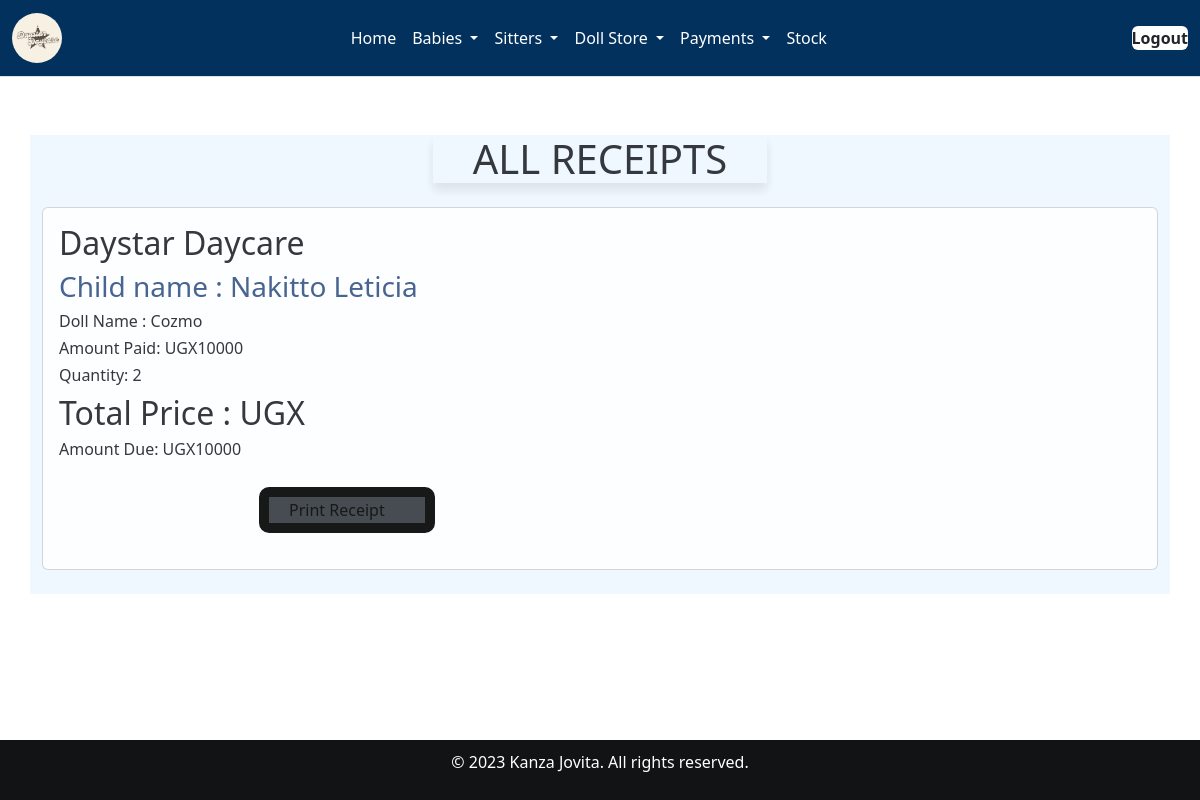
/receipt/ (signed in), run on an earlier commit of the app's database.
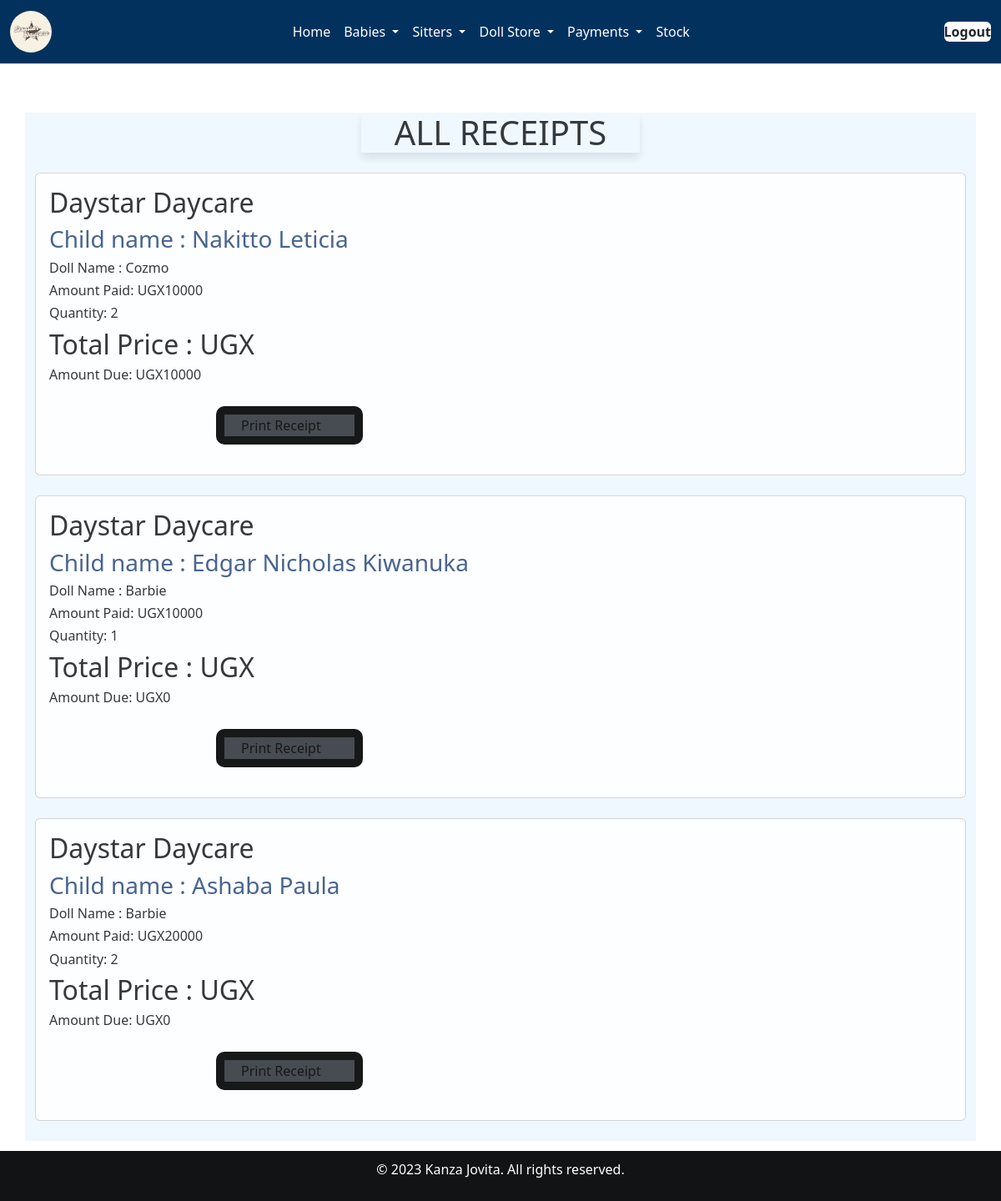
And on a later commit of the database.
### home/models.py (models this page shows, shortened)
class Salesrecord(models.Model):
    doll=models.ForeignKey(Doll, on_delete=models.CASCADE,null=False, blank=False)
    doll_no = models.CharField(max_length=10,default=0)
    payee = models.ForeignKey(Babyreg, on_delete=models.SET_NULL, null=True, blank=True)
    quantity_sold=models.IntegerField(default=0)
    amount_received=models.IntegerField(default=0)
    sale_date=models.DateField(default=timezone.now)
    unit_price=models.IntegerField(default=0)
    def get_total(self):
        total= self.quantity_sold * self.unit_price
        return int( total)
    def get_change(self):
        change= self.get_total() - self.amount_received
        return int(change)

class Babyreg(models.Model):
    Baby_name = models.CharField(max_length=30, null=False, blank=False)
    baby_number = models.CharField(max_length=30, null=False, blank=False)
    fathers_names = models.CharField(max_length=30, null=False, blank=False)
    mothers_names = models.CharField(max_length=30, null=False, blank=False)
    c_stay = models.ForeignKey(Categorystay, on_delete=models.SET_NULL, null=True, blank=True)
    Date = models.DateTimeField()
    Gender =  models.CharField(choices=[('Male', 'Male'),('Female', 'Female')], max_length=100)
    Age = models.CharField(max_length=20, blank=False, null=False)
    Location = models.CharField(max_length=30, null=False, blank=False)
    brought = models.CharField(max_length=200)
    created_at = models.DateTimeField(auto_now_add=True,null=True)
    def __str__(self):
        print(f"Baby name: {self.Baby_name}, Type: {type(self.Baby_name)}")
        if self.Baby_name is not None:
            return str(self.Baby_name)
        else:
            return "Unnamed Baby"

class Doll(models.Model):
    c_doll=models.ForeignKey(Category_doll, on_delete=models.CASCADE,null=True, blank=True)
    name_of_the_doll =models.CharField(max_length=200,null=True, blank=True)
    doll_number = models.CharField(max_length=200,null=True, blank=True)
    quantity=models.IntegerField(default=0)
    issued_quantity=models.IntegerField(default=0,blank=True,null=True)
    received_quantity=models.IntegerField(default=0,null=False,blank=False)
    Unit_price=models.IntegerField(default=0,null=False, blank=False)
    date=models.DateField(default=timezone.now)
    def __str__(self):
        return self.name_of_the_doll

### home/views.py (the view)
# urls.py: path('receipt/', views.receipt, name='receipt'),
@login_required
def receipt(request):
    sales = Salesrecord.objects.all().order_by('id')  # Retrieving all sales records ordered by their id
    return render(request, 'receipt.html', {'sales': sales})

### home/templates/receipt.html (shortened to what this page needs)
{% extends 'base.html' %}
{% block content %}
<br><br>
<div receipt-container>
<div class="container" style="background-color: aliceblue;">
    <h1 class="card-header text-center" class="v">ALL RECEIPTS</h1><br>
    {% for sale in sales %}
    <div class="card" style="opacity: 90%;" >
        <div class="card-body">
            <h2 class="v">Daystar Daycare</h2>
            <h3 class="card-title" style="color:#365486; ">Child name : {{sale.payee | title}}</h3>
            <h6 class="card-text">Doll Name : {{sale.doll}}</h6>
            <h6 class="card-text">Amount Paid: UGX{{ sale.amount_received }}</h6>
            <h6 class="card-text">Quantity: {{sale.quantity_sold }}</h6>
            <h2>Total Price : UGX{{ sales.get_total }}</h2>
            <div style="flex: 1">
                <h6 class="card-text">Amount Due: UGX{{ sale.get_change }}</h6>
                <a href="{% url 'receipt_detail' sale.id %}">
                    <button class="button" type="submit"style="width:auto; ">Print Receipt</button> <br>
                </a>
            </div>
        </div>
    </div>
    <br />
    {% endfor %}
</div>
</div>
{% endblock %}

What changed in the data, as far as the page shows it:
added Salesrecord: payee "Edgar Nicholas Kiwanuka", doll "Barbie", amount_received "10000", quantity_sold "1", get_change "0"
added Salesrecord: payee "Ashaba Paula", doll "Barbie", amount_received "20000", quantity_sold "2", get_change "0"
